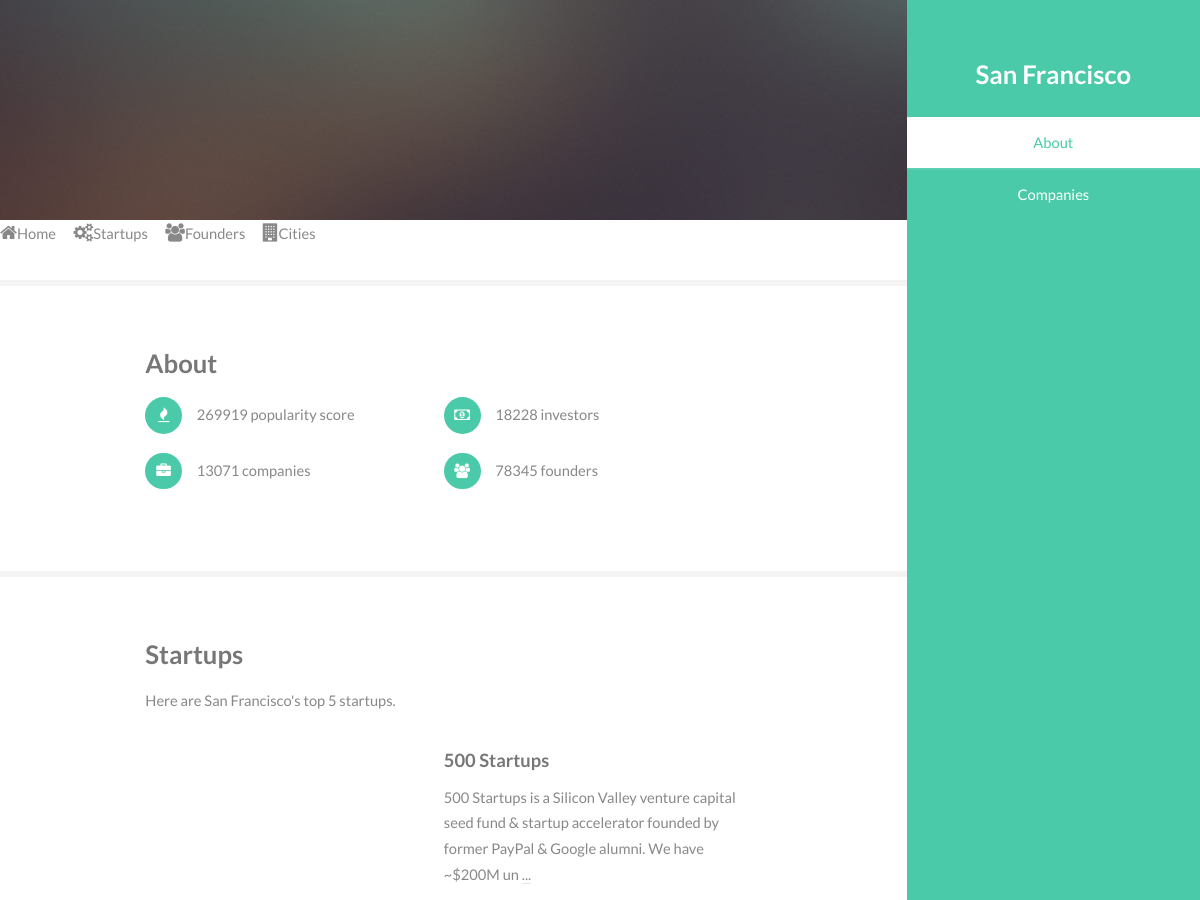
The app's page /cities/1 (upper part), older data.
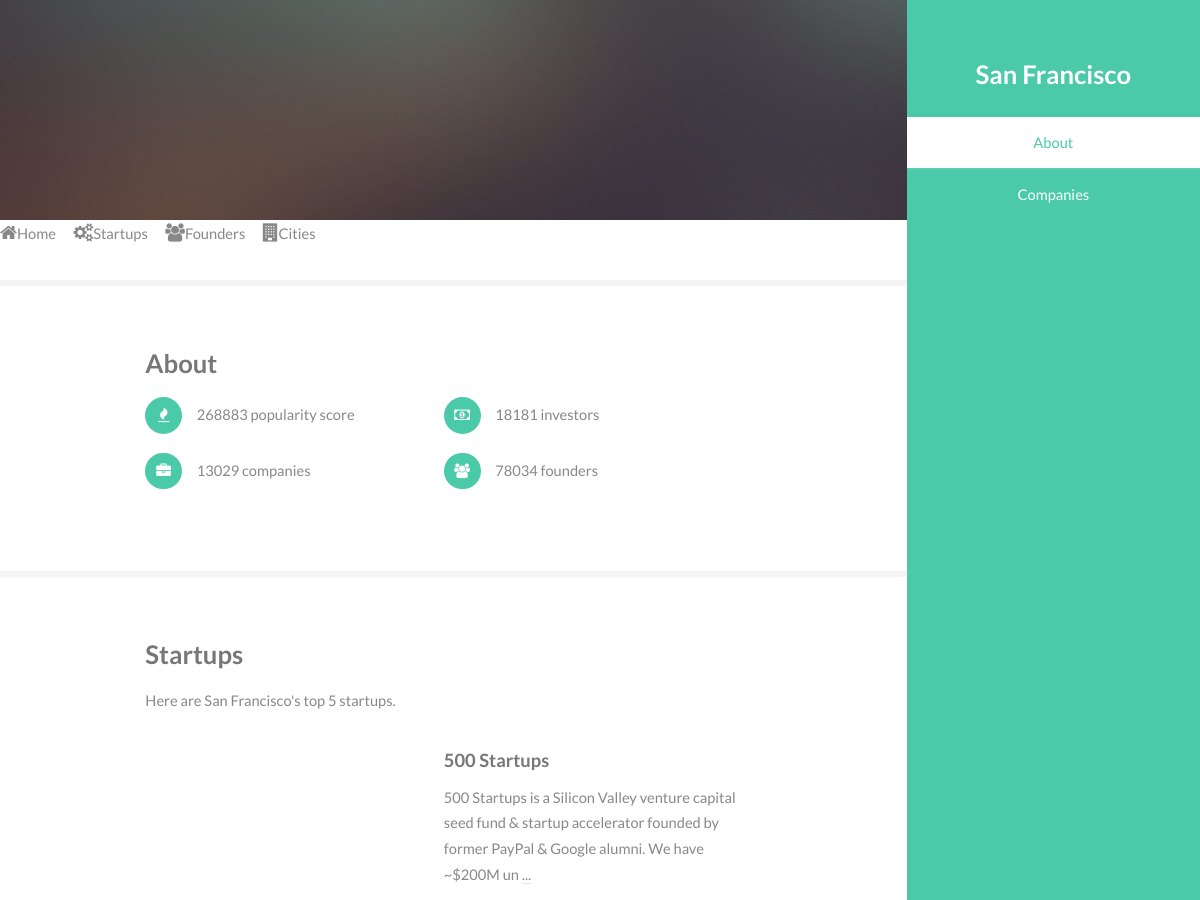
The same page, newer data.
### models.py (models this page shows, shortened)
class City(Base):
    __tablename__ = 'cities'
    id = Column(Integer, primary_key=True)
    name = Column(String, nullable=False)
    investor_followers = Column(Integer, nullable=False)
    popularity = Column(Integer, nullable=False)
    num_companies = Column(Integer, nullable=False)
    num_people = Column(Integer, nullable=False)
    startups = relationship("Startup", back_populates="city")
    founders = relationship("Founder", back_populates="city")

### app.py (the view, shortened to what this page needs)
@app.route('/<model_name>/<item_id>')
def show_item_page(model_name, item_id):
    if model_name == 'cities' :
        try :
            item = db_session.query(City).get(item_id)
            return render_template('city.html', city=item, images=city_images)
        except :
            return render_template('404.html')

### templates/city.html (shortened to what this page needs)
<!DOCTYPE HTML>
<html>
    <head>
        <link rel="stylesheet" href="/static/pages/assets/css/main.css" />
    </head>
    <body>
            <section id="header">
                <header>
                    <h1 id="logo"><a href="#">{{ city['name'] }}</a></h1>
                </header>
                <nav id="nav">
                    <ul>
                        <li><a href="#about" class="active">About</a></li>
                        <li><a href="#companies">Companies</a></li>
                    </ul>
                </nav>
            </section>
            <div id="wrapper">
                    <div id="main">
                            <section id="one">
                                <footer>
                                   <ul class="icons">
                                        <li><a href="/" class="icon fa-home">Home<span class="label">Home</span></a></li>
                                        <li><a href="/startups" class="icon fa-gears">Startups<span class="label">Startups</span></a></li>
                                        <li><a href="/founders" class="icon fa-users">Founders<span class="label">Founders</span></a></li>
                                        <li><a href="/cities" class="icon fa-building">Cities<span class="label">Cities</span></a></li>
                                    </ul>
                                </footer>
                            </section>
                            <section id="about">
                                <div class="container">
                                    <h3>About</h3>
                                    <ul class="feature-icons">
                                        <li class="fa-fire">{{ city.popularity }} popularity score</li>
                                        <li class="fa-money">{{ city.investor_followers }} investors</li>
                                        <li class="fa-briefcase">{{ city.num_companies }} companies</li>
                                        <li class="fa-users">{{ city.num_people }} founders</li>
                                    </ul>
                                </div>
                            </section>
                            <section id="companies">
                                <div class="container">
                                    <h3>Startups</h3>
                                    <p>Here are {{ city.name }}'s top 5 startups.</p>
                                    <div class="features">
                                        {% for startup in city.startups[:5]  %}
                                        <article>
                                            <div class="inner">
                                                <h4>{{startup.name}}</h4>
                                                <p>{{ startup.product_desc[:140] }} <a href="/startups/{{ startup.id }}">...</a> </p>
                                            </div>
                                        </article>
                                        {% endfor %}
                                    </div>
                                </div>
                            </section>
                    </div>
            </div>
    </body>
</html>

Row changes from the older to the newer data that the page shows:
changed City "San Francisco": popularity "269919" → "268883"; investor_followers "18228" → "18181"; num_companies "13071" → "13029"; num_people "78345" → "78034"
